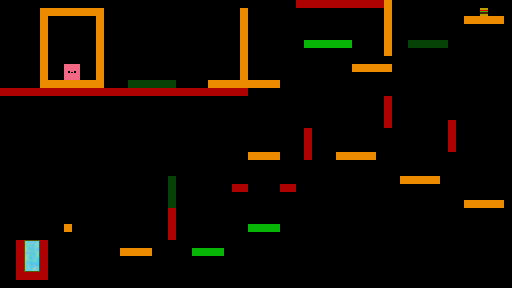

A 2D game scene composited from a Tiled map and its tileset images. What follows is a short description and the map's XML, with each tile layer's data collapsed to a summary:
An orthogonal 64x36 tile map with 8x8 px tiles, 8 tile layers (Heaven TerrainBlock, Hell TerrainBlock, Both LavaBlock, Both CrumblingBlock, ...), 2 tilesets.

<map version="1.0" orientation="orthogonal" width="64" height="36" tilewidth="8" tileheight="8">
 <tileset firstgid="1" name="tileset_new" tilewidth="8" tileheight="8">
  <image source="tileset_new.png" width="80" height="80" />
 </tileset>
 <tileset firstgid="101" name="tileset_new" tilewidth="8" tileheight="8">
  <image source="tileset_new.png" width="80" height="80" />
 </tileset>
 <layer name="Heaven TerrainBlock" width="64" height="36">
  <data>[2304 cells, 14 non-empty, 1 distinct tile ids]</data>
 </layer>
 <layer name="Hell TerrainBlock" width="64" height="36">
  <data>[2304 cells, 15 non-empty, 1 distinct tile ids]</data>
 </layer>
 <layer name="Both LavaBlock" width="64" height="36">
  <data>[2304 cells, 75 non-empty, 1 distinct tile ids]</data>
 </layer>
 <layer name="Both CrumblingBlock" width="64" height="36">
  <data>[2304 cells, 91 non-empty, 1 distinct tile ids]</data>
 </layer>
 <layer name="Both Star" width="64" height="36">
  <data>[2304 cells, 1 non-empty, 1 distinct tile ids]</data>
 </layer>
 <layer name="Both TerrainBlock" width="64" height="36">
  <data>[2304 cells, 0 non-empty, 0 distinct tile ids]</data>
 </layer>
 <layer name="Both Portal" width="64" height="36">
  <data>[2304 cells, 8 non-empty, 8 distinct tile ids]</data>
 </layer>
 <layer name="Both Player" width="64" height="36">
  <data>[2304 cells, 4 non-empty, 4 distinct tile ids]</data>
 </layer>
</map>
